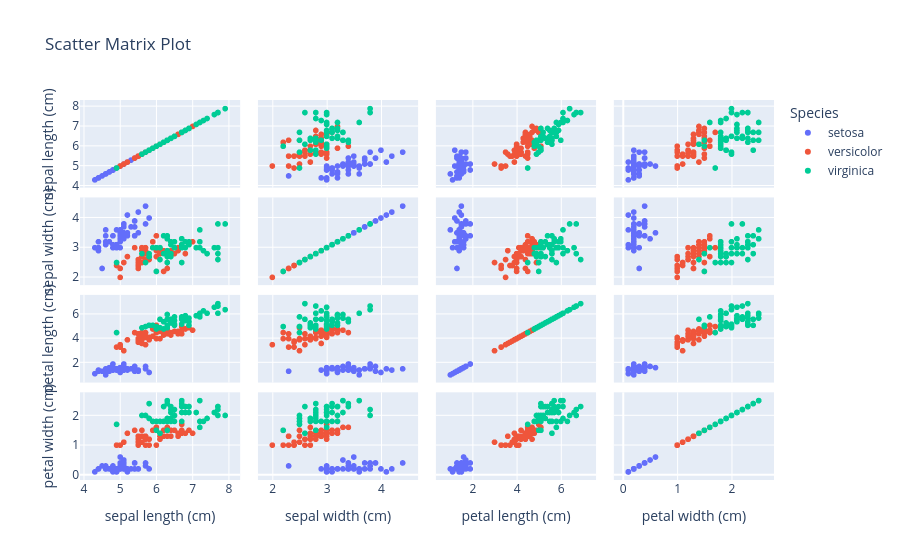

Source (notebook cell):
### Code cell
### Scatter plot Matrix
fig = px.scatter_matrix(
    data,
    dimensions = iris.feature_names,
    color="Species",
    title="Scatter Matrix Plot"
)

fig.show()

### Figure 1 — Plotly figure (JSON) as saved in the notebook; plotly's stock layout.template omitted (floating-point values rounded to 4 significant figures)
{"data": [{"dimensions": [{"axis": {"matches": true}, "label": "sepal length (cm)", "values": [5.1, 4.9, 4.7, 4.6, 5.0, 5.4, 4.6, 5.0, 4.4, 4.9, 5.4, 4.8, 4.8, 4.3, 5.8, 5.7, 5.4, 5.1, 5.7, 5.1, 5.4, 5.1, 4.6, 5.1, 4.8, 5.0, 5.0, 5.2, 5.2, 4.7, 4.8, 5.4, 5.2, 5.5, 4.9, 5.0, 5.5, 4.9, 4.4, 5.1, 5.0, 4.5, 4.4, 5.0, 5.1, 4.8, 5.1, 4.6, 5.3, 5.0]}, {"axis": {"matches": true}, "label": "sepal width (cm)", "values": [3.5, 3.0, 3.2, 3.1, 3.6, 3.9, 3.4, 3.4, 2.9, 3.1, 3.7, 3.4, 3.0, 3.0, 4.0, 4.4, 3.9, 3.5, 3.8, 3.8, 3.4, 3.7, 3.6, 3.3, 3.4, 3.0, 3.4, 3.5, 3.4, 3.2, 3.1, 3.4, 4.1, 4.2, 3.1, 3.2, 3.5, 3.6, 3.0, 3.4, 3.5, 2.3, 3.2, 3.5, 3.8, 3.0, 3.8, 3.2, 3.7, 3.3]}, {"axis": {"matches": true}, "label": "petal length (cm)", "values": [1.4, 1.4, 1.3, 1.5, 1.4, 1.7, 1.4, 1.5, 1.4, 1.5, 1.5, 1.6, 1.4, 1.1, 1.2, 1.5, 1.3, 1.4, 1.7, 1.5, 1.7, 1.5, 1.0, 1.7, 1.9, 1.6, 1.6, 1.5, 1.4, 1.6, 1.6, 1.5, 1.5, 1.4, 1.5, 1.2, 1.3, 1.4, 1.3, 1.5, 1.3, 1.3, 1.3, 1.6, 1.9, 1.4, 1.6, 1.4, 1.5, 1.4]}, {"axis": {"matches": true}, "label": "petal width (cm)", "values": [0.2, 0.2, 0.2, 0.2, 0.2, 0.4, 0.3, 0.2, 0.2, 0.1, 0.2, 0.2, 0.1, 0.1, 0.2, 0.4, 0.4, 0.3, 0.3, 0.3, 0.2, 0.4, 0.2, 0.5, 0.2, 0.2, 0.4, 0.2, 0.2, 0.2, 0.2, 0.4, 0.1, 0.2, 0.2, 0.2, 0.2, 0.1, 0.2, 0.2, 0.3, 0.3, 0.2, 0.6, 0.4, 0.3, 0.2, 0.2, 0.2, 0.2]}], "hovertemplate": "Species=setosa<br>%{xaxis.title.text}=%{x}<br>%{yaxis.title.text}=%{y}<extra></extra>", "legendgroup": "setosa", "marker": {"color": "#636efa", "symbol": "circle"}, "name": "setosa", "showlegend": true, "type": "splom"}, {"dimensions": [{"axis": {"matches": true}, "label": "sepal length (cm)", "values": [7.0, 6.4, 6.9, 5.5, 6.5, 5.7, 6.3, 4.9, 6.6, 5.2, 5.0, 5.9, 6.0, 6.1, 5.6, 6.7, 5.6, 5.8, 6.2, 5.6, 5.9, 6.1, 6.3, 6.1, 6.4, 6.6, 6.8, 6.7, 6.0, 5.7, 5.5, 5.5, 5.8, 6.0, 5.4, 6.0, 6.7, 6.3, 5.6, 5.5, 5.5, 6.1, 5.8, 5.0, 5.6, 5.7, 5.7, 6.2, 5.1, 5.7]}, {"axis": {"matches": true}, "label": "sepal width (cm)", "values": [3.2, 3.2, 3.1, 2.3, 2.8, 2.8, 3.3, 2.4, 2.9, 2.7, 2.0, 3.0, 2.2, 2.9, 2.9, 3.1, 3.0, 2.7, 2.2, 2.5, 3.2, 2.8, 2.5, 2.8, 2.9, 3.0, 2.8, 3.0, 2.9, 2.6, 2.4, 2.4, 2.7, 2.7, 3.0, 3.4, 3.1, 2.3, 3.0, 2.5, 2.6, 3.0, 2.6, 2.3, 2.7, 3.0, 2.9, 2.9, 2.5, 2.8]}, {"axis": {"matches": true}, "label": "petal length (cm)", "values": [4.7, 4.5, 4.9, 4.0, 4.6, 4.5, 4.7, 3.3, 4.6, 3.9, 3.5, 4.2, 4.0, 4.7, 3.6, 4.4, 4.5, 4.1, 4.5, 3.9, 4.8, 4.0, 4.9, 4.7, 4.3, 4.4, 4.8, 5.0, 4.5, 3.5, 3.8, 3.7, 3.9, 5.1, 4.5, 4.5, 4.7, 4.4, 4.1, 4.0, 4.4, 4.6, 4.0, 3.3, 4.2, 4.2, 4.2, 4.3, 3.0, 4.1]}, {"axis": {"matches": true}, "label": "petal width (cm)", "values": [1.4, 1.5, 1.5, 1.3, 1.5, 1.3, 1.6, 1.0, 1.3, 1.4, 1.0, 1.5, 1.0, 1.4, 1.3, 1.4, 1.5, 1.0, 1.5, 1.1, 1.8, 1.3, 1.5, 1.2, 1.3, 1.4, 1.4, 1.7, 1.5, 1.0, 1.1, 1.0, 1.2, 1.6, 1.5, 1.6, 1.5, 1.3, 1.3, 1.3, 1.2, 1.4, 1.2, 1.0, 1.3, 1.2, 1.3, 1.3, 1.1, 1.3]}], "hovertemplate": "Species=versicolor<br>%{xaxis.title.text}=%{x}<br>%{yaxis.title.text}=%{y}<extra></extra>", "legendgroup": "versicolor", "marker": {"color": "#EF553B", "symbol": "circle"}, "name": "versicolor", "showlegend": true, "type": "splom"}, {"dimensions": [{"axis": {"matches": true}, "label": "sepal length (cm)", "values": [6.3, 5.8, 7.1, 6.3, 6.5, 7.6, 4.9, 7.3, 6.7, 7.2, 6.5, 6.4, 6.8, 5.7, 5.8, 6.4, 6.5, 7.7, 7.7, 6.0, 6.9, 5.6, 7.7, 6.3, 6.7, 7.2, 6.2, 6.1, 6.4, 7.2, 7.4, 7.9, 6.4, 6.3, 6.1, 7.7, 6.3, 6.4, 6.0, 6.9, 6.7, 6.9, 5.8, 6.8, 6.7, 6.7, 6.3, 6.5, 6.2, 5.9]}, {"axis": {"matches": true}, "label": "sepal width (cm)", "values": [3.3, 2.7, 3.0, 2.9, 3.0, 3.0, 2.5, 2.9, 2.5, 3.6, 3.2, 2.7, 3.0, 2.5, 2.8, 3.2, 3.0, 3.8, 2.6, 2.2, 3.2, 2.8, 2.8, 2.7, 3.3, 3.2, 2.8, 3.0, 2.8, 3.0, 2.8, 3.8, 2.8, 2.8, 2.6, 3.0, 3.4, 3.1, 3.0, 3.1, 3.1, 3.1, 2.7, 3.2, 3.3, 3.0, 2.5, 3.0, 3.4, 3.0]}, {"axis": {"matches": true}, "label": "petal length (cm)", "values": [6.0, 5.1, 5.9, 5.6, 5.8, 6.6, 4.5, 6.3, 5.8, 6.1, 5.1, 5.3, 5.5, 5.0, 5.1, 5.3, 5.5, 6.7, 6.9, 5.0, 5.7, 4.9, 6.7, 4.9, 5.7, 6.0, 4.8, 4.9, 5.6, 5.8, 6.1, 6.4, 5.6, 5.1, 5.6, 6.1, 5.6, 5.5, 4.8, 5.4, 5.6, 5.1, 5.1, 5.9, 5.7, 5.2, 5.0, 5.2, 5.4, 5.1]}, {"axis": {"matches": true}, "label": "petal width (cm)", "values": [2.5, 1.9, 2.1, 1.8, 2.2, 2.1, 1.7, 1.8, 1.8, 2.5, 2.0, 1.9, 2.1, 2.0, 2.4, 2.3, 1.8, 2.2, 2.3, 1.5, 2.3, 2.0, 2.0, 1.8, 2.1, 1.8, 1.8, 1.8, 2.1, 1.6, 1.9, 2.0, 2.2, 1.5, 1.4, 2.3, 2.4, 1.8, 1.8, 2.1, 2.4, 2.3, 1.9, 2.3, 2.5, 2.3, 1.9, 2.0, 2.3, 1.8]}], "hovertemplate": "Species=virginica<br>%{xaxis.title.text}=%{x}<br>%{yaxis.title.text}=%{y}<extra></extra>", "legendgroup": "virginica", "marker": {"color": "#00cc96", "symbol": "circle"}, "name": "virginica", "showlegend": true, "type": "splom"}], "layout": {"dragmode": "select", "legend": {"title": {"text": "Species"}, "tracegroupgap": 0}, "title": {"text": "Scatter Matrix Plot"}}}
